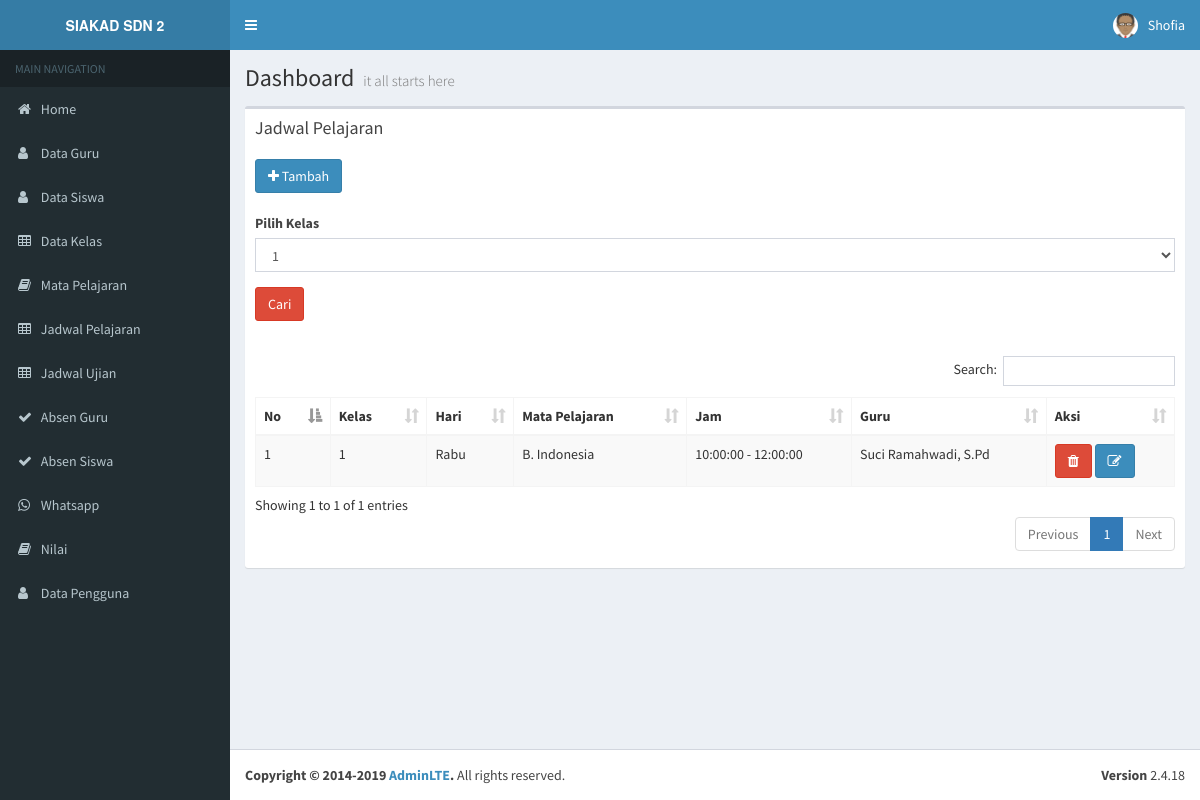
Screenshot of /admin/index.php?route=data-jadwal-pelajaran (signed in) with the database file from the repository.
### tables this page shows
CREATE TABLE `jadwal_pelajaran` (
  `id_jadwal` int(11) NOT NULL,
  `id_kelas` int(11) NOT NULL,
  `id_guru` int(11) NOT NULL,
  `id_mapel` int(11) NOT NULL,
  `hari` varchar(10) NOT NULL,
  `jam_masuk` time NOT NULL,
  `jam_pulang` time NOT NULL
);

CREATE TABLE `mapel` (
  `id_mapel` int(11) NOT NULL,
  `nama_mapel` varchar(100) NOT NULL,
  `kkm` int(11) NOT NULL,
  `id_kelas` varchar(11) NOT NULL
);

CREATE TABLE `guru` (
  `id_guru` int(11) NOT NULL,
  `nip_guru` varchar(20) DEFAULT NULL,
  `nama_guru` varchar(50) DEFAULT NULL,
  `tempat_lahir_guru` varchar(200) DEFAULT NULL,
  `tgl_lahir_guru` date DEFAULT NULL,
  `agama_guru` varchar(10) DEFAULT NULL,
  `jenis_kelamin_guru` varchar(10) DEFAULT NULL,
  `telepon_guru` varchar(20) DEFAULT NULL,
  `email` text DEFAULT NULL,
  `alamat_guru` text DEFAULT NULL,
  `gol` varchar(20) DEFAULT NULL,
  `pangkat` varchar(20) DEFAULT NULL,
  `id_user` int(11) NOT NULL
);

### admin/data_jadwal/index.php (the view, shortened to what this page needs)
 <div class="box">
  <div class="box-header">
    <h3 class="box-title">Jadwal Pelajaran</h3>
  </div>
  <?php if ($_SESSION['role']==1): ?>
    <div class="box-header">
    <a href="index.php?route=tambah-jadwal-pelajaran" class="btn btn-primary"><i class="fa fa-plus"></i> Tambah</a>
  </div>
  <?php endif ?>
  <div class="box-header">
   <form action="" method="POST">
      <div class="form-group">
      <label>Pilih Kelas</label>
      <select class="form-control" name="id_kelas">
        <?php
        $sql = mysqli_query($koneksi,"SELECT * FROM kelas");
        foreach ($sql as $data_k) {
          ?>
          <option value="<?= $data_k['id_kelas'] ?>"><?= $data_k['id_kelas'] ?></option>
        <?php } ?>
      </select>
    </div>
    <div class="form-group">
      <button type="submit" name="submit" class="btn btn-danger">Cari</button>
    </div>
   </form>
  </div>
  <div class="box-body">
    <table id="example1" style="width:100%;" class="table table-bordered table-striped">
      <thead>
        <tr>
          <th>No</th>
          <th>Kelas</th>
          <th>Hari</th>
          <th>Mata Pelajaran</th>
          <th>Jam</th>
          <th>Guru</th>
          <th>Aksi</th>
        </tr>
      </thead>
      <tbody>
        <?php
        $no=1;
        if (isset($_POST['submit'])) {
          $id_kelas = $_POST['id_kelas'];
           $sql = mysqli_query($koneksi,"SELECT jadwal_pelajaran.id_jadwal,jadwal_pelajaran.id_kelas,jadwal_pelajaran.hari,jadwal_pelajaran.jam_masuk,jadwal_pelajaran.jam_pulang,guru.nama_guru,mapel.nama_mapel  FROM jadwal_pelajaran JOIN guru JOIN mapel ON jadwal_pelajaran.id_guru=guru.id_guru AND jadwal_pelajaran.id_mapel=mapel.id_mapel WHERE jadwal_pelajaran.id_kelas='$id_kelas' order by id_kelas");
        }else{
           $sql = mysqli_query($koneksi,"SELECT jadwal_pelajaran.id_jadwal,jadwal_pelajaran.id_kelas,jadwal_pelajaran.hari,jadwal_pelajaran.jam_masuk,jadwal_pelajaran.jam_pulang,guru.nama_guru,mapel.nama_mapel  FROM jadwal_pelajaran JOIN guru JOIN mapel ON jadwal_pelajaran.id_guru=guru.id_guru AND jadwal_pelajaran.id_mapel=mapel.id_mapel order by id_kelas");
        }
        foreach ($sql as $data) {
        ?>
        <tr>
          <td><?= $no++ ?></td>
          <td><?= $data['id_kelas'] ?></td>
          <td><?= $data['hari'] ?></td>
          <td><?= $data['nama_mapel'] ?></td>
          <td><?= $data['jam_masuk'] ?> - <?= $data['jam_pulang'] ?></td>
          <td><?= $data['nama_guru'] ?></td>
          <td>
            <?php if ($_SESSION['role']==1): ?>
            <a href="index.php?route=hapus-jadwal-pelajaran&id_jadwal=<?= $data['id_jadwal'] ?>" onclick="return confirm('Yakin untuk mengahapus?')" class="btn btn-danger"><i class="fa fa-trash"></i></a>
            <a href="index.php?route=edit-jadwal-pelajaran&id=<?= $data['id_jadwal'] ?>" class="btn btn-primary"><i class="fa fa-edit"></i></a>
            <?php endif ?>
          </td>
        </tr>
        <?php } ?>
      </tbody>
    </table>
  </div>
</div>

### rows the page displays
jadwal_pelajaran: id_kelas "1", hari "Rabu", id_mapel.nama_mapel "B. Indonesia", jam_masuk "10:00:00", jam_pulang "12:00:00", id_guru.nama_guru "Suci Ramahwadi, S.Pd"

### other values shown
$_SESSION['nm_user'] "Shofia"
form field id_kelas "1"
